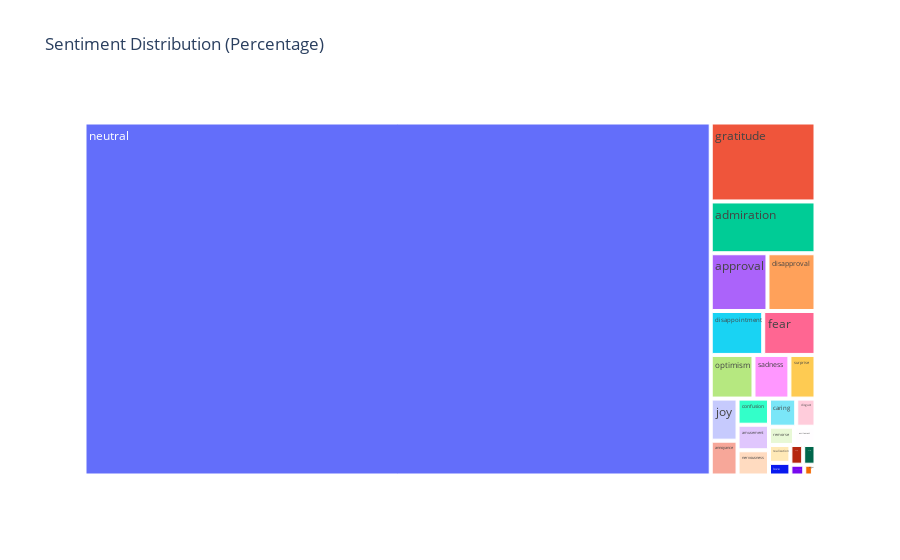

This figure's notebook cell:
### Code cell
fig = px.treemap(
    names=sentiment_percentages1.index,
    parents=[''] * len(sentiment_percentages1),  # All at the root level
    values=sentiment_percentages1.values,
    title='Sentiment Distribution (Percentage)'
)

fig.show()

### Figure 1 — Plotly figure (JSON) as saved in the notebook; plotly's stock layout.template omitted (floating-point values rounded to 4 significant figures)
{"data": [{"domain": {"x": [0, 1], "y": [0, 1]}, "hovertemplate": "label=%{label}<br>value=%{value}<br>parent=%{parent}<extra></extra>", "labels": ["neutral", "gratitude", "admiration", "approval", "disapproval", "disappointment", "fear", "optimism", "sadness", "surprise", "joy", "annoyance", "confusion", "amusement", "nervousness", "caring", "disgust", "remorse", "excitement", "realization", "love", "curiosity", "desire", "embarrassment", "anger", "pride"], "name": "", "parents": ["", "", "", "", "", "", "", "", "", "", "", "", "", "", "", "", "", "", "", "", "", "", "", "", "", ""], "type": "treemap", "values": [85.67, 3.206, 2.102, 1.27, 1.075, 0.8938, 0.8902, 0.7237, 0.6079, 0.4415, 0.4379, 0.3619, 0.3184, 0.3112, 0.3076, 0.2967, 0.2099, 0.1773, 0.152, 0.1484, 0.1049, 0.09771, 0.09409, 0.0579, 0.03619, 0.01086]}], "layout": {"legend": {"tracegroupgap": 0}, "title": {"text": "Sentiment Distribution (Percentage)"}}}
